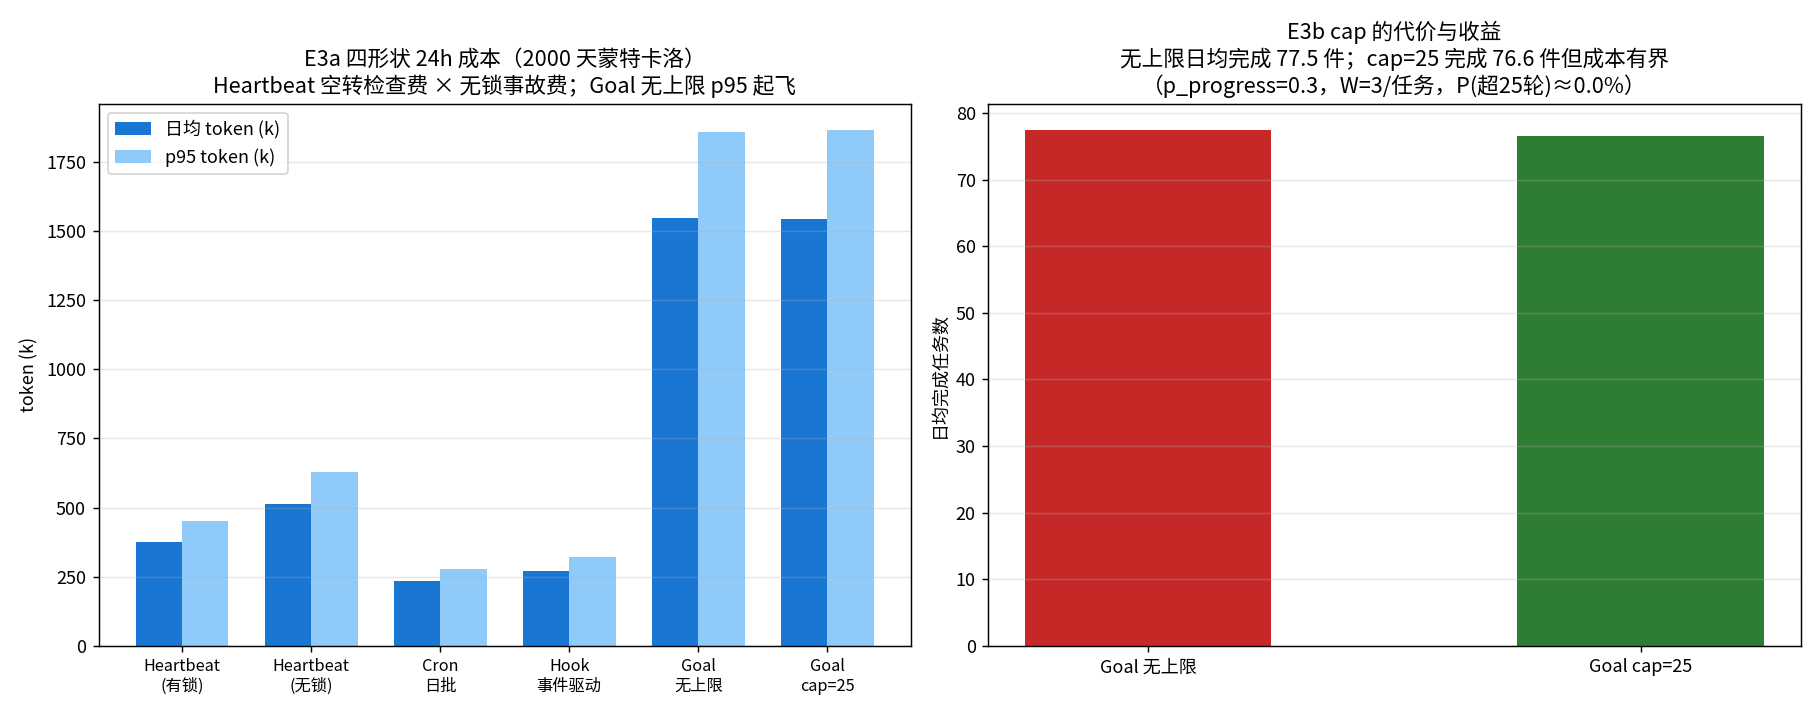

This chart was generated by the following Python code:
#!/usr/bin/env python3
# -*- coding: utf-8 -*-
"""
讲透Loop E3：四种循环形状模拟（Heartbeat / Cron / Hook / Goal）

形状学（vibeengines handbook 2026-07，2607.00038 的 trigger 分类）：
  Heartbeat  短间隔连续轮询（秒-分钟），监控/值守。风险：重叠事故（上一 tick 未完，下一 tick 又开）
  Cron       定时批量（每日/每周），报告/审计。风险：空转成本（没活也烧）
  Hook       事件触发（PR push/CI 失败/消息到达），响应式。风险：事件风暴时成本线性爆炸
  Goal       反复迭代直到机器可查条件为真，迁移/重构。风险：无上限+低进展=烧钱黑洞

模拟 24 小时窗口：
  - 工作到达：泊松过程 λ(t)=base*(1+峰值因子)（白天多夜里少）
  - Heartbeat: 每 tick 检查队列，有活则干（消耗调用）；重叠版 vs 加锁版
  - Cron: 每 24h 一次批量
  - Hook: 每事件一次调用
  - Goal: 每个任务迭代直到完成/上限；无上限版 vs cap 版

输出：experiments/03_results.json + 03_loop_shapes.png
"""
import json, os, random
import numpy as np
import matplotlib
matplotlib.use("Agg")
import matplotlib.pyplot as plt
from matplotlib import font_manager

for f in font_manager.findSystemFonts(fontpaths=None, fontext="ttf"):
    if "NotoSansCJK" in f or "Noto Sans CJK" in f:
        font_manager.fontManager.addfont(f)
plt.rcParams["font.family"] = ["Noto Sans CJK SC", "DejaVu Sans"]
plt.rcParams["axes.unicode_minus"] = False

HERE = os.path.dirname(os.path.abspath(__file__))

P = dict(
    hours=24,
    lambda_base=2.0,      # 基础事件到达率（件/小时）
    peak=2.0,             # 白天峰值因子（t=10h 最大）
    c_check=500,          # 一次"检查/心跳"调用 token
    c_work=3000,          # 一次"干活"调用 token
    heartbeat_min=10,     # heartbeat 周期（分钟）
    p_collision=0.06,     # 上一 tick 未完成的概率（重叠事故率，与负载相关）
    collision_cost=15000, # 一次重叠事故的代价（冲突修复 token）
    goal_iter_tokens=2000,# goal 每轮迭代 token
    goal_p_progress=0.3,  # goal 每轮推进概率
    goal_cap=None,        # goal 无上限（演示）
    goal_cap_bounded=25,  # goal 有 cap 版
    N_sims=2000,          # 蒙特卡洛天数
    seed=42,
)

def arrivals_24h(rng):
    """泊松到达：非均匀率 λ(t)=base*(1+peak*cos 峰值在 t=10)"""
    ts = []
    t = 0.0
    while True:
        lam = P["lambda_base"] * (1 + P["peak"] * np.exp(-((t - 10) ** 2) / 18))
        t += rng.expovariate(lam)
        if t >= P["hours"]:
            return ts
        ts.append(t)

def simulate_day(rng):
    arr = arrivals_24h(rng)
    n_jobs = len(arr)
    res = {"n_jobs": n_jobs}

    # --- Heartbeat：每 10 分钟醒一次，队列有活就干 ---
    ticks = int(P["hours"] * 60 / P["heartbeat_min"])
    # 排队模型：每 tick 处理 1 件（简化）
    queue_hb, done_hb, collisions = 0, 0, 0
    arr_set = list(arr)
    pending = []
    for i in range(ticks):
        t_now = (i + 1) * P["heartbeat_min"] / 60
        pending += [a for a in arr_set if a <= t_now]
        arr_set = [a for a in arr_set if a > t_now]
        busy = False
        if pending:
            pending.pop(0)
            busy = True
            done_hb += 1
        # 重叠事故：busy 时上一 tick 任务仍占着（简化概率模型）
        if busy and rng.random() < P["p_collision"]:
            collisions += 1
        res["hb_locked"] = dict(
            tokens=ticks * P["c_check"] + done_hb * P["c_work"] + collisions * P["collision_cost"],
            done=done_hb, collisions=collisions, note="有锁：串行无重叠")
        # 无锁版：重叠事故率翻 3 倍（两 agent 同改一状态）
    res["hb_locked"]["collisions"] = collisions
    # 无锁版单独算
    q2, done2, col2 = 0, 0, 0
    arr_set2 = list(arr)
    pending2 = []
    for i in range(ticks):
        t_now = (i + 1) * P["heartbeat_min"] / 60
        pending2 += [a for a in arr_set2 if a <= t_now]
        arr_set2 = [a for a in arr_set2 if a > t_now]
        if pending2:
            pending2.pop(0)
            done2 += 1
            if rng.random() < P["p_collision"] * 3:
                col2 += 1
    res["hb_nolock"] = dict(tokens=ticks * P["c_check"] + done2 * P["c_work"] + col2 * P["collision_cost"],
                            done=done2, collisions=col2, note="无锁：重叠事故率×3")

    # --- Cron：每天一次批量（全部活一次处理） ---
    res["cron"] = dict(tokens=P["c_check"] + n_jobs * P["c_work"],
                       done=n_jobs, note="日批：延迟最高但成本最低（无逐 tick 检查）")

    # --- Hook：每事件一次 ---
    res["hook"] = dict(tokens=n_jobs * (P["c_check"] + P["c_work"]),
                       done=n_jobs, note="事件驱动：延迟≈0，成本随事件率线性")

    # --- Goal：每任务迭代到完成 ---
    def goal_run(cap):
        rng_g = rng
        W, t = 3, 0  # 每件任务 3 单位工作（简化）
        while W > 0:
            t += 1
            if cap is not None and t >= cap:
                return t * P["goal_iter_tokens"], False
            if rng_g.random() < P["goal_p_progress"]:
                W -= 1
        return t * P["goal_iter_tokens"], True

    tok_u, done_u = 0, 0
    tok_b, done_b = 0, 0
    for _ in range(n_jobs):
        tk, ok = goal_run(P["goal_cap"]); tok_u += tk; done_u += ok
        tk, ok = goal_run(P["goal_cap_bounded"]); tok_b += tk; done_b += ok
    res["goal_nocap"] = dict(tokens=tok_u, done=done_u, total=n_jobs,
                             note="无上限：每件必做完（进度100%）但成本无界")
    res["goal_cap25"] = dict(tokens=tok_b, done=done_b, total=n_jobs,
                             note="cap=25：有界，放弃超难任务")
    return res

def main():
    rng = random.Random(P["seed"])
    keys = ["hb_locked", "hb_nolock", "cron", "hook", "goal_nocap", "goal_cap25"]
    acc = {k: {"tokens": [], "done": []} for k in keys}
    collisions_nolock = []
    for _ in range(P["N_sims"]):
        r = simulate_day(rng)
        for k in keys:
            acc[k]["tokens"].append(r[k]["tokens"])
            acc[k]["done"].append(r[k]["done"])
        collisions_nolock.append(r["hb_nolock"]["collisions"])

    summary = {}
    for k in keys:
        summary[k] = dict(
            tokens_mean=float(np.mean(acc[k]["tokens"])),
            tokens_p95=float(np.percentile(acc[k]["tokens"], 95)),
            done_mean=float(np.mean(acc[k]["done"])),
        )
    summary["collisions_per_day_nolock_mean"] = float(np.mean(collisions_nolock))

    out = {"params": P, "summary": summary}
    with open(os.path.join(HERE, "03_results.json"), "w", encoding="utf-8") as f:
        json.dump(out, f, ensure_ascii=False, indent=2)

    # 画图：双联
    fig, axes = plt.subplots(1, 2, figsize=(14, 5.5))
    names = ["Heartbeat\n(有锁)", "Heartbeat\n(无锁)", "Cron\n日批", "Hook\n事件驱动", "Goal\n无上限", "Goal\ncap=25"]
    vals = [summary[k]["tokens_mean"] for k in keys]
    p95s = [summary[k]["tokens_p95"] for k in keys]
    x = np.arange(len(keys))
    axes[0].bar(x - 0.18, [v/1000 for v in vals], 0.36, label="日均 token (k)", color="#1976d2")
    axes[0].bar(x + 0.18, [v/1000 for v in p95s], 0.36, label="p95 token (k)", color="#90caf9")
    axes[0].set_xticks(x); axes[0].set_xticklabels(names, fontsize=9)
    axes[0].set_ylabel("token (k)")
    axes[0].set_title(f"E3a 四形状 24h 成本（{P['N_sims']} 天蒙特卡洛）\nHeartbeat 空转检查费 × 无锁事故费；Goal 无上限 p95 起飞")
    axes[0].legend(); axes[0].grid(axis="y", alpha=0.3)

    # 完成度对比（Goal 两版）
    g_u = summary["goal_nocap"]; g_b = summary["goal_cap25"]
    axes[1].bar([0, 1], [g_u["done_mean"], g_b["done_mean"]], color=["#c62828", "#2e7d32"], width=0.5)
    axes[1].set_xticks([0, 1]); axes[1].set_xticklabels(["Goal 无上限", "Goal cap=25"])
    axes[1].set_ylabel("日均完成任务数")
    axes[1].set_title(f"E3b cap 的代价与收益\n无上限日均完成 {g_u['done_mean']:.1f} 件；cap=25 完成 {g_b['done_mean']:.1f} 件但成本有界\n（p_progress={P['goal_p_progress']}，W=3/任务，P(超25轮)≈{100*(1-P['goal_p_progress'])**25:.1f}%）")
    axes[1].grid(axis="y", alpha=0.3)

    plt.tight_layout()
    plt.savefig(os.path.join(HERE, "03_loop_shapes.png"), dpi=130)
    print("saved:", os.path.join(HERE, "03_loop_shapes.png"))

    print("\n===== E3 四形状 24h 摘要 =====")
    for k, n in zip(keys, names):
        s = summary[k]
        print(f"  {n.replace(chr(10),'(')+')':16s} 日均 {s['tokens_mean']/1000:7.1f}k | p95 {s['tokens_p95']/1000:7.1f}k | 完成 {s['done_mean']:5.1f}")
    print(f"  无锁 heartbeat 日均重叠事故：{summary['collisions_per_day_nolock_mean']:.2f} 次（每次 {P['collision_cost']} tok 修复代价）")

if __name__ == "__main__":
    main()
